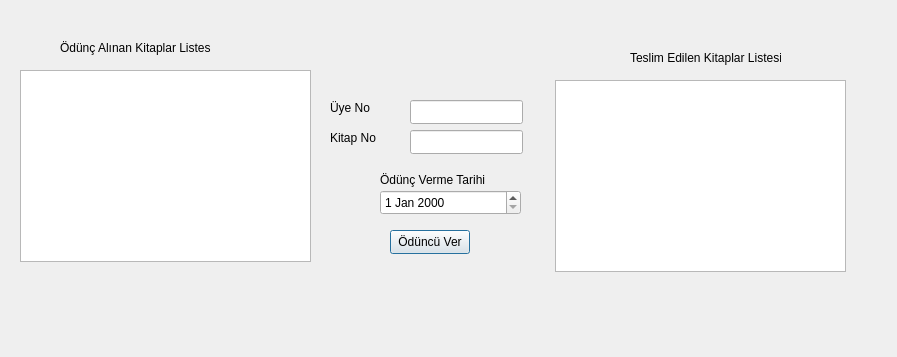
<?xml version="1.0" encoding="UTF-8"?>
<ui version="4.0">
 <class>OduncTeslimIslemleri</class>
 <widget class="QDialog" name="OduncTeslimIslemleri">
  <property name="geometry">
   <rect>
    <x>0</x>
    <y>0</y>
    <width>897</width>
    <height>357</height>
   </rect>
  </property>
  <property name="windowTitle">
   <string>Dialog</string>
  </property>
  <widget class="QLabel" name="label">
   <property name="geometry">
    <rect>
     <x>60</x>
     <y>40</y>
     <width>151</width>
     <height>16</height>
    </rect>
   </property>
   <property name="text">
    <string>Ödünç Alınan Kitaplar Listesi</string>
   </property>
  </widget>
  <widget class="QLabel" name="label_2">
   <property name="geometry">
    <rect>
     <x>630</x>
     <y>50</y>
     <width>151</width>
     <height>16</height>
    </rect>
   </property>
   <property name="text">
    <string>Teslim Edilen Kitaplar Listesi</string>
   </property>
  </widget>
  <widget class="QLineEdit" name="kitap_no">
   <property name="geometry">
    <rect>
     <x>410</x>
     <y>130</y>
     <width>113</width>
     <height>24</height>
    </rect>
   </property>
  </widget>
  <widget class="QPushButton" name="btn_teslim">
   <property name="geometry">
    <rect>
     <x>390</x>
     <y>230</y>
     <width>80</width>
     <height>24</height>
    </rect>
   </property>
   <property name="text">
    <string>Ödüncü Ver</string>
   </property>
  </widget>
  <widget class="QLabel" name="label_6">
   <property name="geometry">
    <rect>
     <x>380</x>
     <y>170</y>
     <width>111</width>
     <height>20</height>
    </rect>
   </property>
   <property name="text">
    <string>Ödünç Verme Tarihi</string>
   </property>
  </widget>
  <widget class="QLineEdit" name="uye_no">
   <property name="geometry">
    <rect>
     <x>410</x>
     <y>100</y>
     <width>113</width>
     <height>24</height>
    </rect>
   </property>
  </widget>
  <widget class="QLabel" name="label_5">
   <property name="geometry">
    <rect>
     <x>330</x>
     <y>130</y>
     <width>49</width>
     <height>16</height>
    </rect>
   </property>
   <property name="text">
    <string>Kitap No</string>
   </property>
  </widget>
  <widget class="QDateEdit" name="teslim_tarihi">
   <property name="geometry">
    <rect>
     <x>380</x>
     <y>190</y>
     <width>141</width>
     <height>25</height>
    </rect>
   </property>
   <property name="wrapping">
    <bool>false</bool>
   </property>
  </widget>
  <widget class="QLabel" name="label_4">
   <property name="geometry">
    <rect>
     <x>330</x>
     <y>100</y>
     <width>49</width>
     <height>16</height>
    </rect>
   </property>
   <property name="text">
    <string>Üye No</string>
   </property>
  </widget>
  <widget class="QTableWidget" name="odunc_tablo">
   <property name="geometry">
    <rect>
     <x>20</x>
     <y>70</y>
     <width>291</width>
     <height>192</height>
    </rect>
   </property>
  </widget>
  <widget class="QTableWidget" name="teslim_tablo">
   <property name="geometry">
    <rect>
     <x>555</x>
     <y>80</y>
     <width>291</width>
     <height>192</height>
    </rect>
   </property>
  </widget>
 </widget>
 <resources/>
 <connections/>
</ui>
